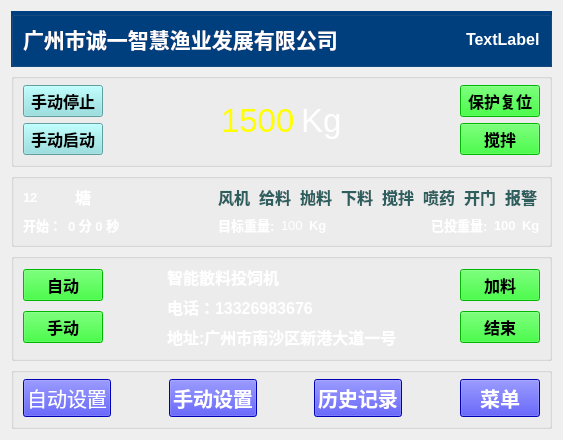
<?xml version="1.0" encoding="UTF-8"?>
<ui version="4.0">
 <class>Widget</class>
 <widget class="QWidget" name="Widget">
  <property name="enabled">
   <bool>true</bool>
  </property>
  <property name="font">
   <font>
    <weight>75</weight>
    <bold>true</bold>
   </font>
  </property>
  <property name="windowTitle">
   <string>Widget</string>
  </property>
  <property name="tabletTracking" stdset="0">
   <bool>false</bool>
  </property>
  <layout class="QGridLayout" name="gridLayout_6">
   <item row="0" column="0">
    <widget class="QGroupBox" name="groupBox">
     <property name="styleSheet">
      <string notr="true">QGroupBox{ background-color:rgb(0, 64, 128);} 
QGroupBox{ margin-top:0px;}
QGroupBox:title {margin-top: 0px;}</string>
     </property>
     <property name="title">
      <string/>
     </property>
     <layout class="QGridLayout" name="gridLayout">
      <item row="0" column="0">
       <widget class="QLabel" name="label_Name">
        <property name="font">
         <font>
          <pointsize>16</pointsize>
          <weight>75</weight>
          <bold>true</bold>
         </font>
        </property>
        <property name="styleSheet">
         <string notr="true">QLabel{color:rgb(255, 255, 255);}</string>
        </property>
        <property name="text">
         <string>广州市诚一智慧渔业发展有限公司</string>
        </property>
       </widget>
      </item>
      <item row="0" column="1">
       <spacer name="horizontalSpacer">
        <property name="orientation">
         <enum>Qt::Horizontal</enum>
        </property>
        <property name="sizeHint" stdset="0">
         <size>
          <width>51</width>
          <height>20</height>
         </size>
        </property>
       </spacer>
      </item>
      <item row="0" column="2">
       <widget class="QLabel" name="label_date">
        <property name="font">
         <font>
          <pointsize>12</pointsize>
          <weight>75</weight>
          <bold>true</bold>
         </font>
        </property>
        <property name="styleSheet">
         <string notr="true">QLabel{color:rgb(255, 255, 255);}</string>
        </property>
        <property name="text">
         <string>TextLabel</string>
        </property>
       </widget>
      </item>
     </layout>
    </widget>
   </item>
   <item row="1" column="0">
    <widget class="QGroupBox" name="groupBox_2">
     <property name="styleSheet">
      <string notr="true">QGroupBox{ margin-top:0px;} QGroupBox:title {margin-top: 0px;}</string>
     </property>
     <property name="title">
      <string/>
     </property>
     <layout class="QGridLayout" name="gridLayout_2">
      <item row="0" column="0">
       <layout class="QVBoxLayout" name="verticalLayout_2">
        <item>
         <widget class="QPushButton" name="btn_Stop">
          <property name="enabled">
           <bool>true</bool>
          </property>
          <property name="font">
           <font>
            <pointsize>12</pointsize>
            <weight>75</weight>
            <bold>true</bold>
           </font>
          </property>
          <property name="styleSheet">
           <string notr="true">QPushButton { background-color:rgb(136, 223, 223);} 
QPushButton:hover { background-color: rgb(0, 223, 223); }</string>
          </property>
          <property name="text">
           <string>手动停止</string>
          </property>
         </widget>
        </item>
        <item>
         <widget class="QPushButton" name="btn_Start">
          <property name="font">
           <font>
            <pointsize>12</pointsize>
            <weight>75</weight>
            <bold>true</bold>
           </font>
          </property>
          <property name="styleSheet">
           <string notr="true">QPushButton { background-color:rgb(136, 223, 223);} 
QPushButton:hover { background-color: rgb(0, 223, 223); }</string>
          </property>
          <property name="text">
           <string>手动启动</string>
          </property>
         </widget>
        </item>
       </layout>
      </item>
      <item row="0" column="1">
       <spacer name="horizontalSpacer_3">
        <property name="orientation">
         <enum>Qt::Horizontal</enum>
        </property>
        <property name="sizeHint" stdset="0">
         <size>
          <width>15</width>
          <height>20</height>
         </size>
        </property>
       </spacer>
      </item>
      <item row="0" column="2">
       <layout class="QHBoxLayout" name="horizontalLayout">
        <item>
         <widget class="QLabel" name="label">
          <property name="font">
           <font>
            <pointsize>25</pointsize>
           </font>
          </property>
          <property name="styleSheet">
           <string notr="true">QLabel{color:rgb(255, 255, 0);}</string>
          </property>
          <property name="text">
           <string>1500</string>
          </property>
         </widget>
        </item>
        <item>
         <widget class="QLabel" name="label_Kg">
          <property name="font">
           <font>
            <pointsize>25</pointsize>
           </font>
          </property>
          <property name="styleSheet">
           <string notr="true">QLabel{color:rgb(255, 255, 255);}</string>
          </property>
          <property name="text">
           <string>Kg</string>
          </property>
         </widget>
        </item>
       </layout>
      </item>
      <item row="0" column="3">
       <spacer name="horizontalSpacer_2">
        <property name="orientation">
         <enum>Qt::Horizontal</enum>
        </property>
        <property name="sizeHint" stdset="0">
         <size>
          <width>13</width>
          <height>20</height>
         </size>
        </property>
       </spacer>
      </item>
      <item row="0" column="4">
       <layout class="QVBoxLayout" name="verticalLayout">
        <item>
         <widget class="QPushButton" name="btn_Reset">
          <property name="font">
           <font>
            <pointsize>12</pointsize>
            <weight>75</weight>
            <bold>true</bold>
           </font>
          </property>
          <property name="styleSheet">
           <string notr="true">QPushButton { background-color:rgb(0, 255, 0);} 
QPushButton:hover { background-color: rgb(150, 255, 0); }</string>
          </property>
          <property name="text">
           <string>保护复位</string>
          </property>
         </widget>
        </item>
        <item>
         <widget class="QPushButton" name="pushButton_4">
          <property name="font">
           <font>
            <pointsize>12</pointsize>
            <weight>75</weight>
            <bold>true</bold>
           </font>
          </property>
          <property name="styleSheet">
           <string notr="true">QPushButton { background-color:rgb(0, 255, 0);} 
QPushButton:hover { background-color: rgb(150, 255, 0); }</string>
          </property>
          <property name="text">
           <string>搅拌</string>
          </property>
         </widget>
        </item>
       </layout>
      </item>
     </layout>
    </widget>
   </item>
   <item row="2" column="0">
    <widget class="QGroupBox" name="groupBox_3">
     <property name="styleSheet">
      <string notr="true">QGroupBox{ margin-top:0px;} QGroupBox:title {margin-top: 0px;}</string>
     </property>
     <property name="title">
      <string/>
     </property>
     <layout class="QGridLayout" name="gridLayout_5">
      <item row="0" column="0" rowspan="2">
       <layout class="QHBoxLayout" name="horizontalLayout_6">
        <item>
         <widget class="QLabel" name="label_num">
          <property name="font">
           <font>
            <pointsize>10</pointsize>
            <weight>75</weight>
            <bold>true</bold>
           </font>
          </property>
          <property name="styleSheet">
           <string notr="true">QLabel{color:rgb(255, 255, 255);}</string>
          </property>
          <property name="text">
           <string>12</string>
          </property>
         </widget>
        </item>
        <item>
         <widget class="QLabel" name="label_5">
          <property name="font">
           <font>
            <pointsize>12</pointsize>
            <weight>75</weight>
            <bold>true</bold>
           </font>
          </property>
          <property name="styleSheet">
           <string notr="true">QLabel{color:rgb(255, 255, 255);}</string>
          </property>
          <property name="text">
           <string>塘</string>
          </property>
         </widget>
        </item>
       </layout>
      </item>
      <item row="0" column="1" rowspan="2">
       <spacer name="horizontalSpacer_4">
        <property name="orientation">
         <enum>Qt::Horizontal</enum>
        </property>
        <property name="sizeHint" stdset="0">
         <size>
          <width>92</width>
          <height>20</height>
         </size>
        </property>
       </spacer>
      </item>
      <item row="0" column="2" rowspan="2" colspan="3">
       <layout class="QHBoxLayout" name="horizontalLayout_2">
        <item>
         <widget class="QLabel" name="label_7">
          <property name="font">
           <font>
            <pointsize>12</pointsize>
            <weight>75</weight>
            <bold>true</bold>
           </font>
          </property>
          <property name="styleSheet">
           <string notr="true">QLabel{color:rgb(47,94,94);}</string>
          </property>
          <property name="text">
           <string>风机</string>
          </property>
         </widget>
        </item>
        <item>
         <widget class="QLabel" name="label_8">
          <property name="font">
           <font>
            <pointsize>12</pointsize>
            <weight>75</weight>
            <bold>true</bold>
           </font>
          </property>
          <property name="styleSheet">
           <string notr="true">QLabel{color:rgb(47,94,94);}</string>
          </property>
          <property name="text">
           <string>给料</string>
          </property>
         </widget>
        </item>
        <item>
         <widget class="QLabel" name="label_9">
          <property name="font">
           <font>
            <pointsize>12</pointsize>
            <weight>75</weight>
            <bold>true</bold>
           </font>
          </property>
          <property name="styleSheet">
           <string notr="true">QLabel{color:rgb(47,94,94);}</string>
          </property>
          <property name="text">
           <string>抛料</string>
          </property>
         </widget>
        </item>
        <item>
         <widget class="QLabel" name="label_10">
          <property name="font">
           <font>
            <pointsize>12</pointsize>
            <weight>75</weight>
            <bold>true</bold>
           </font>
          </property>
          <property name="styleSheet">
           <string notr="true">QLabel{color:rgb(47,94,94);}</string>
          </property>
          <property name="text">
           <string>下料</string>
          </property>
         </widget>
        </item>
        <item>
         <widget class="QLabel" name="label_11">
          <property name="font">
           <font>
            <pointsize>12</pointsize>
            <weight>75</weight>
            <bold>true</bold>
           </font>
          </property>
          <property name="styleSheet">
           <string notr="true">QLabel{color:rgb(47,94,94);}</string>
          </property>
          <property name="text">
           <string>搅拌</string>
          </property>
         </widget>
        </item>
        <item>
         <widget class="QLabel" name="label_12">
          <property name="font">
           <font>
            <pointsize>12</pointsize>
            <weight>75</weight>
            <bold>true</bold>
           </font>
          </property>
          <property name="styleSheet">
           <string notr="true">QLabel{color:rgb(47,94,94);}</string>
          </property>
          <property name="text">
           <string>喷药</string>
          </property>
         </widget>
        </item>
        <item>
         <widget class="QLabel" name="label_13">
          <property name="font">
           <font>
            <pointsize>12</pointsize>
            <weight>75</weight>
            <bold>true</bold>
           </font>
          </property>
          <property name="styleSheet">
           <string notr="true">QLabel{color:rgb(47,94,94);}</string>
          </property>
          <property name="text">
           <string>开门</string>
          </property>
         </widget>
        </item>
        <item>
         <widget class="QLabel" name="label_14">
          <property name="font">
           <font>
            <pointsize>12</pointsize>
            <weight>75</weight>
            <bold>true</bold>
           </font>
          </property>
          <property name="styleSheet">
           <string notr="true">QLabel{color:rgb(47,94,94);}</string>
          </property>
          <property name="text">
           <string>报警</string>
          </property>
         </widget>
        </item>
       </layout>
      </item>
      <item row="1" column="3" rowspan="2">
       <spacer name="horizontalSpacer_6">
        <property name="orientation">
         <enum>Qt::Horizontal</enum>
        </property>
        <property name="sizeHint" stdset="0">
         <size>
          <width>92</width>
          <height>20</height>
         </size>
        </property>
       </spacer>
      </item>
      <item row="2" column="0">
       <layout class="QHBoxLayout" name="horizontalLayout_5">
        <item>
         <widget class="QLabel" name="label_6">
          <property name="font">
           <font>
            <pointsize>10</pointsize>
            <weight>75</weight>
            <bold>true</bold>
           </font>
          </property>
          <property name="styleSheet">
           <string notr="true">QLabel{color:rgb(255, 255, 255);}</string>
          </property>
          <property name="text">
           <string>开始：</string>
          </property>
         </widget>
        </item>
        <item>
         <widget class="QLabel" name="label_time">
          <property name="font">
           <font>
            <pointsize>10</pointsize>
            <weight>75</weight>
            <bold>true</bold>
           </font>
          </property>
          <property name="styleSheet">
           <string notr="true">QLabel{color:rgb(255, 255, 255);}</string>
          </property>
          <property name="text">
           <string>0 分 0 秒</string>
          </property>
         </widget>
        </item>
       </layout>
      </item>
      <item row="2" column="1">
       <spacer name="horizontalSpacer_5">
        <property name="orientation">
         <enum>Qt::Horizontal</enum>
        </property>
        <property name="sizeHint" stdset="0">
         <size>
          <width>92</width>
          <height>15</height>
         </size>
        </property>
       </spacer>
      </item>
      <item row="2" column="2">
       <layout class="QHBoxLayout" name="horizontalLayout_3">
        <item>
         <widget class="QLabel" name="label_16">
          <property name="font">
           <font>
            <pointsize>10</pointsize>
            <weight>75</weight>
            <bold>true</bold>
           </font>
          </property>
          <property name="styleSheet">
           <string notr="true">QLabel{color:rgb(255, 255, 255);}</string>
          </property>
          <property name="text">
           <string>目标重量:</string>
          </property>
         </widget>
        </item>
        <item>
         <widget class="QLabel" name="label_17">
          <property name="font">
           <font>
            <pointsize>10</pointsize>
           </font>
          </property>
          <property name="styleSheet">
           <string notr="true">QLabel{color:rgb(255, 255, 255);}</string>
          </property>
          <property name="text">
           <string>100</string>
          </property>
         </widget>
        </item>
        <item>
         <widget class="QLabel" name="label_18">
          <property name="font">
           <font>
            <pointsize>10</pointsize>
            <weight>75</weight>
            <bold>true</bold>
           </font>
          </property>
          <property name="styleSheet">
           <string notr="true">QLabel{color:rgb(255, 255, 255);}</string>
          </property>
          <property name="text">
           <string>Kg</string>
          </property>
         </widget>
        </item>
       </layout>
      </item>
      <item row="2" column="4">
       <layout class="QHBoxLayout" name="horizontalLayout_4">
        <item>
         <widget class="QLabel" name="label_19">
          <property name="font">
           <font>
            <pointsize>10</pointsize>
            <weight>75</weight>
            <bold>true</bold>
           </font>
          </property>
          <property name="styleSheet">
           <string notr="true">QLabel{color:rgb(255, 255, 255);}</string>
          </property>
          <property name="text">
           <string>已投重量:</string>
          </property>
         </widget>
        </item>
        <item>
         <widget class="QLabel" name="label_20">
          <property name="font">
           <font>
            <pointsize>10</pointsize>
            <weight>75</weight>
            <bold>true</bold>
           </font>
          </property>
          <property name="styleSheet">
           <string notr="true">QLabel{color:rgb(255, 255, 255);}</string>
          </property>
          <property name="text">
           <string>100</string>
          </property>
         </widget>
        </item>
        <item>
         <widget class="QLabel" name="label_21">
          <property name="font">
           <font>
            <pointsize>10</pointsize>
            <weight>75</weight>
            <bold>true</bold>
           </font>
          </property>
          <property name="styleSheet">
           <string notr="true">QLabel{color:rgb(255, 255, 255);}</string>
          </property>
          <property name="text">
           <string>Kg</string>
          </property>
         </widget>
        </item>
       </layout>
      </item>
     </layout>
    </widget>
   </item>
   <item row="3" column="0">
    <widget class="QGroupBox" name="groupBox_4">
     <property name="styleSheet">
      <string notr="true">QGroupBox{ margin-top:0px;} QGroupBox:title {margin-top: 0px;}</string>
     </property>
     <property name="title">
      <string/>
     </property>
     <layout class="QGridLayout" name="gridLayout_4">
      <item row="0" column="0">
       <layout class="QVBoxLayout" name="verticalLayout_4">
        <item>
         <widget class="QPushButton" name="btn_Auto">
          <property name="font">
           <font>
            <pointsize>12</pointsize>
            <weight>75</weight>
            <bold>true</bold>
           </font>
          </property>
          <property name="styleSheet">
           <string notr="true">QPushButton { background-color:rgb(0, 255, 0);} 
QPushButton:hover { background-color: rgb(150, 255, 0); }</string>
          </property>
          <property name="text">
           <string>自动</string>
          </property>
         </widget>
        </item>
        <item>
         <widget class="QPushButton" name="btn_Manual">
          <property name="font">
           <font>
            <pointsize>12</pointsize>
            <weight>75</weight>
            <bold>true</bold>
           </font>
          </property>
          <property name="styleSheet">
           <string notr="true">QPushButton { background-color:rgb(0, 255, 0);} 
QPushButton:hover { background-color: rgb(150, 255, 0); }</string>
          </property>
          <property name="text">
           <string>手动</string>
          </property>
         </widget>
        </item>
       </layout>
      </item>
      <item row="0" column="1">
       <spacer name="horizontalSpacer_10">
        <property name="orientation">
         <enum>Qt::Horizontal</enum>
        </property>
        <property name="sizeHint" stdset="0">
         <size>
          <width>44</width>
          <height>20</height>
         </size>
        </property>
       </spacer>
      </item>
      <item row="0" column="2">
       <layout class="QVBoxLayout" name="verticalLayout_3">
        <item>
         <widget class="QLabel" name="label_2">
          <property name="font">
           <font>
            <pointsize>12</pointsize>
            <weight>75</weight>
            <bold>true</bold>
           </font>
          </property>
          <property name="styleSheet">
           <string notr="true">QLabel{color:rgb(255, 255, 255);}</string>
          </property>
          <property name="text">
           <string>智能散料投饲机</string>
          </property>
         </widget>
        </item>
        <item>
         <widget class="QLabel" name="label_3">
          <property name="font">
           <font>
            <pointsize>12</pointsize>
            <weight>75</weight>
            <bold>true</bold>
           </font>
          </property>
          <property name="styleSheet">
           <string notr="true">QLabel{color:rgb(255, 255, 255);}</string>
          </property>
          <property name="text">
           <string>电话：13326983676</string>
          </property>
         </widget>
        </item>
        <item>
         <widget class="QLabel" name="label_4">
          <property name="font">
           <font>
            <pointsize>12</pointsize>
            <weight>75</weight>
            <bold>true</bold>
           </font>
          </property>
          <property name="styleSheet">
           <string notr="true">QLabel{color:rgb(255, 255, 255);}</string>
          </property>
          <property name="text">
           <string>地址:广州市南沙区新港大道一号</string>
          </property>
         </widget>
        </item>
       </layout>
      </item>
      <item row="0" column="3">
       <spacer name="horizontalSpacer_11">
        <property name="orientation">
         <enum>Qt::Horizontal</enum>
        </property>
        <property name="sizeHint" stdset="0">
         <size>
          <width>44</width>
          <height>20</height>
         </size>
        </property>
       </spacer>
      </item>
      <item row="0" column="4">
       <layout class="QVBoxLayout" name="verticalLayout_5">
        <item>
         <widget class="QPushButton" name="pushButton_2">
          <property name="font">
           <font>
            <pointsize>12</pointsize>
            <weight>75</weight>
            <bold>true</bold>
           </font>
          </property>
          <property name="styleSheet">
           <string notr="true">QPushButton { background-color:rgb(0, 255, 0);} 
QPushButton:hover { background-color: rgb(150, 255, 0); }</string>
          </property>
          <property name="text">
           <string>加料</string>
          </property>
         </widget>
        </item>
        <item>
         <widget class="QPushButton" name="pushButton">
          <property name="font">
           <font>
            <pointsize>12</pointsize>
            <weight>75</weight>
            <bold>true</bold>
           </font>
          </property>
          <property name="styleSheet">
           <string notr="true">QPushButton { background-color:rgb(0, 255, 0);} 
QPushButton:hover { background-color: rgb(150, 255, 0); }</string>
          </property>
          <property name="text">
           <string>结束</string>
          </property>
         </widget>
        </item>
       </layout>
      </item>
     </layout>
    </widget>
   </item>
   <item row="4" column="0">
    <widget class="QGroupBox" name="groupBox_5">
     <property name="font">
      <font>
       <weight>50</weight>
       <bold>false</bold>
      </font>
     </property>
     <property name="styleSheet">
      <string notr="true">QGroupBox{ margin-top:0px;} QGroupBox:title {margin-top: 0px;}</string>
     </property>
     <property name="title">
      <string/>
     </property>
     <layout class="QGridLayout" name="gridLayout_3">
      <item row="0" column="0">
       <widget class="QPushButton" name="btn_AutoSet">
        <property name="font">
         <font>
          <family>Ubuntu</family>
          <pointsize>15</pointsize>
          <weight>50</weight>
          <bold>false</bold>
         </font>
        </property>
        <property name="styleSheet">
         <string notr="true">QPushButton { background-color:rgb(0, 0, 255);} 
QPushButton:hover { background-color: rgb(100, 0, 255); }
QPushButton {color:rgb(255, 255, 255);}</string>
        </property>
        <property name="text">
         <string>自动设置</string>
        </property>
       </widget>
      </item>
      <item row="0" column="1">
       <spacer name="horizontalSpacer_7">
        <property name="orientation">
         <enum>Qt::Horizontal</enum>
        </property>
        <property name="sizeHint" stdset="0">
         <size>
          <width>34</width>
          <height>20</height>
         </size>
        </property>
       </spacer>
      </item>
      <item row="0" column="2">
       <widget class="QPushButton" name="btn_ManualSet">
        <property name="font">
         <font>
          <pointsize>15</pointsize>
          <weight>75</weight>
          <bold>true</bold>
         </font>
        </property>
        <property name="styleSheet">
         <string notr="true">QPushButton { background-color:rgb(0, 0, 255);} 
QPushButton:hover { background-color: rgb(100, 0, 255); }
QPushButton {color:rgb(255, 255, 255);}</string>
        </property>
        <property name="text">
         <string>手动设置</string>
        </property>
       </widget>
      </item>
      <item row="0" column="3">
       <spacer name="horizontalSpacer_8">
        <property name="orientation">
         <enum>Qt::Horizontal</enum>
        </property>
        <property name="sizeHint" stdset="0">
         <size>
          <width>33</width>
          <height>20</height>
         </size>
        </property>
       </spacer>
      </item>
      <item row="0" column="4">
       <widget class="QPushButton" name="btn_History">
        <property name="font">
         <font>
          <pointsize>15</pointsize>
          <weight>75</weight>
          <bold>true</bold>
         </font>
        </property>
        <property name="styleSheet">
         <string notr="true">QPushButton { background-color:rgb(0, 0, 255);} 
QPushButton:hover { background-color: rgb(100, 0, 255); }
QPushButton {color:rgb(255, 255, 255);}</string>
        </property>
        <property name="text">
         <string>历史记录</string>
        </property>
       </widget>
      </item>
      <item row="0" column="5">
       <spacer name="horizontalSpacer_9">
        <property name="orientation">
         <enum>Qt::Horizontal</enum>
        </property>
        <property name="sizeHint" stdset="0">
         <size>
          <width>34</width>
          <height>20</height>
         </size>
        </property>
       </spacer>
      </item>
      <item row="0" column="6">
       <widget class="QPushButton" name="btn_Meun">
        <property name="font">
         <font>
          <pointsize>15</pointsize>
          <weight>75</weight>
          <bold>true</bold>
         </font>
        </property>
        <property name="styleSheet">
         <string notr="true">QPushButton { background-color:rgb(0, 0, 255);} 
QPushButton:hover { background-color: rgb(100, 0, 255); }
QPushButton {color:rgb(255, 255, 255);}</string>
        </property>
        <property name="text">
         <string>菜单</string>
        </property>
       </widget>
      </item>
     </layout>
    </widget>
   </item>
  </layout>
 </widget>
 <layoutdefault spacing="6" margin="11"/>
 <resources/>
 <connections/>
</ui>
